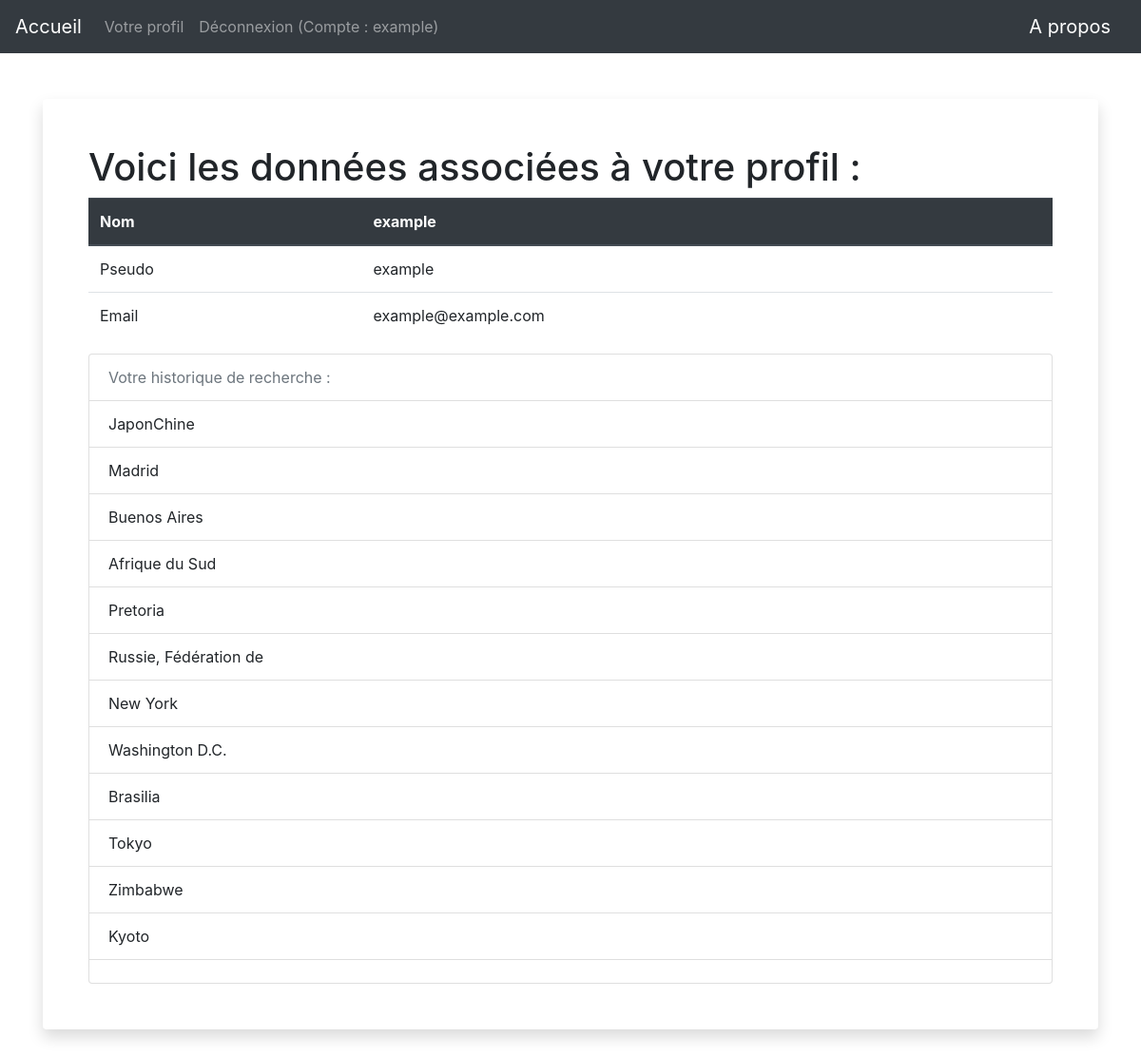
Page /profil (signed in) on the committed database.
### app/modeles/utilisateurs.py (models this page shows, shortened)
class User(UserMixin, users.Model):
    user_id = users.Column(users.Integer, unique=True, nullable=False, primary_key=True, autoincrement=True)
    user_nom = users.Column(users.Text, nullable=False)
    user_login = users.Column(users.String(45), nullable=False, unique=True)
    user_email = users.Column(users.Text, nullable=False)
    user_password = users.Column(users.String(100), nullable=False)
    user_historique = users.Column(users.String(1000))

### app/routes.py (the view)
@app.route("/profil")
@login_required
def profil():
    histo = current_user.user_historique.split(";")
    print(histo)
    return render_template("profil.html", current_user=current_user, histo=histo)

### app/modeles/utilisateurs.py (called while the page is built)
@login.user_loader
def trouver_utilisateur_via_id(identifiant):
    return User.query.get(int(identifiant))

### app/templates/profil.html (shortened to what this page needs)
{% extends "base.html" %}
{% block body %}
<h1>Voici les données associées à votre profil :</h1>
<table class="table">
    <thead class="thead-dark">
      <tr>
        <th scope="col">Nom</th>
        <th scope="col">{{current_user.user_nom}}</th>
      </tr>
    </thead>
    <tbody>
        <tr>
            <td>Pseudo</td>
            <td>{{current_user.user_login}}</td>
        </tr>
        <tr>
            <td>Email</td>
            <td>{{current_user.user_email}}</td>
        </tr>
    </tbody>
  </table>
  <ul class="list-group">
    <li class="list-group-item disabled">Votre historique de recherche :</li>
    {% for element in histo %}
      <li class="list-group-item">{{element}}</li>
    {% endfor %}
  </ul>
{% endblock %}

### app/templates/base.html (shortened to what this page needs)
<!DOCTYPE html>
<html lang="fr">
    <head>
        {% include "css.html" %}
    </head>
    <nav class="navbar navbar-expand-md navbar-dark bg-dark justify-content-between">
        <a class="navbar-brand" href="{{ url_for('accueil') }}">Accueil</a>
        <ul class="navbar-nav mr-auto">
            {% if not current_user.is_authenticated %}
              <li class="nav-item">
                <a class="nav-link" href="{{url_for("inscription")}}">Inscription</a>
              </li>
              <li class="nav-item">
                <a class="nav-link" href="{{url_for("connexion")}}">Connexion</a>
              </li>
            {% else %}
            <li class="nav-item">
              <a class="nav-link" href="{{url_for("profil")}}">Votre profil</a>
            </li>
              <li class="nav-item">
                <a class="nav-link" href="{{url_for("deconnexion")}}">Déconnexion (Compte : {{current_user.user_nom}})</a>
              </li>
            {% endif %}
        </ul>
        <a class="navbar-brand" href="{{ url_for('a_propos') }}">A propos</a>
    </nav>
     <body class="body">
        <div class="container">
            <div class="card border-0 shadow my-5">
              <div class="card-body p-5">
                {% block body %}
                {% endblock %}
              </div>
            </div>
          </div>
    </body>
</html>

### app/templates/css.html
<link rel="stylesheet" href="{{ url_for('static', filename='css/bootstrap.css')}}">

### rows in the picture
User: user_nom "example", user_login "example", user_email "example@example.com"

### other values in the picture
{{ element }} "JaponChine" "Madrid" "Buenos Aires" "Afrique du Sud" "Pretoria" "Russie, Fédération de" "New York" "Washington D.C." "Brasilia" "Tokyo" "Zimbabwe" "Kyoto"
